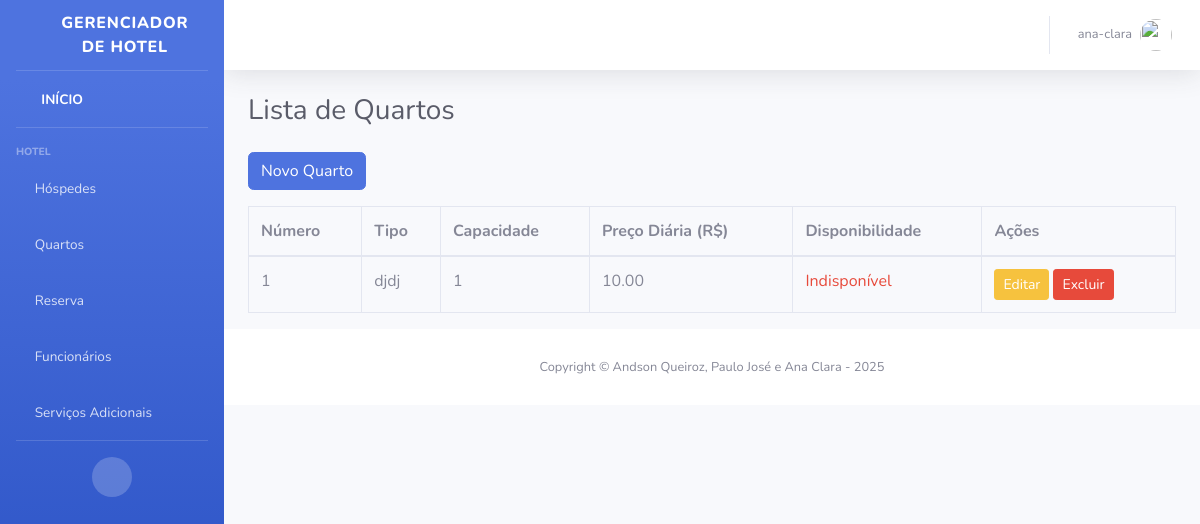
The app's page /quartos (signed in) with its own data.
### quartos/models.py (models this page shows, shortened)
class Quarto(models.Model):
    numero = models.IntegerField(unique=True, primary_key=True)
    tipo = models.CharField(max_length=50)
    capacidade = models.IntegerField()
    disponibilidade = models.BooleanField(default=True)
    preco_diaria = models.DecimalField(max_digits=8, decimal_places=2)

### quartos/views.py (the view)
# urls.py: path('quartos', views.listar_quartos, name='listar_quartos'),
@login_required
def listar_quartos(request):
    quartos = Quarto.objects.all()
    return render(request, 'quartos/listar.html', {'quartos': quartos})

### templates/quartos/listar.html
{% extends 'base.html' %}
{% block content %}
<div class="container-fluid">
  <h1 class="h3 mb-4 text-gray-800">Lista de Quartos</h1>
  <a href="{% url 'cadastrar_quarto' %}" class="btn btn-primary mb-3">Novo Quarto</a>
  <table class="table table-bordered">
    <thead>
      <tr>
        <th>Número</th>
        <th>Tipo</th>
        <th>Capacidade</th>
        <th>Preço Diária (R$)</th>
        <th>Disponibilidade</th>
        <th>Ações</th>
      </tr>
    </thead>
    <tbody>
      {% for quarto in quartos %}
      <tr>
        <td>{{ quarto.numero }}</td>
        <td>{{ quarto.tipo }}</td>
        <td>{{ quarto.capacidade }}</td>
        <td>{{ quarto.preco_diaria }}</td>
          {% if quarto.disponibilidade %}
            <td class="text-success">Disponível</td>
          {% else %}
            <td class="text-danger">Indisponível</td>
          {% endif %}
        <td>
          <a href="{% url 'editar_quarto' quarto.numero %}" class="btn btn-warning btn-sm">Editar</a>
          <a href="{% url 'deletar_quarto' quarto.numero %}" class="btn btn-danger btn-sm" onclick="return confirm('Tem certeza que deseja excluir este quarto?')">Excluir</a>
        </td>
      </tr>
      {% empty %}
      <tr>
        <td colspan="5">Nenhum quarto cadastrado.</td>
      </tr>
      {% endfor %}
    </tbody>
  </table>
</div>
{% endblock %}

### templates/base.html (shortened to what this page needs)
<!DOCTYPE html>
<html lang="en">
{% load static %}
<head>
    <link href="{% static 'vendor/fontawesome-free/css/all.min.css' %}" rel="stylesheet" type="text/css">
    <link href="{% static 'css/sb-admin-2.min.css' %}" rel="stylesheet">
</head>
<body id="page-top d-flex flex-column min-vh-100">
    <div id="wrapper">
        <ul class="navbar-nav bg-gradient-primary sidebar sidebar-dark accordion" id="accordionSidebar">
            <a class="sidebar-brand d-flex align-items-center justify-content-center" href="index.html">
                <div class="sidebar-brand-icon rotate-n-15">
                    <i class="fas fa-laugh-wink"></i>
                </div>
                <div class="sidebar-brand-text mx-3">Gerenciador de HOTEL</div>
            </a>
            <hr class="sidebar-divider my-0">
            <li class="nav-item active">
                <a class="nav-link" href="{% url 'listar_tudo' %}">
                    <i class="fas fa-fw fa-tachometer-alt"></i>
                    <span>INÍCIO</span></a>
            </li>
            <hr class="sidebar-divider">
            <div class="sidebar-heading">
                Hotel
            </div>
            <li class="nav-item">
                <a class="nav-link collapsed" href="#" data-toggle="collapse" data-target="#collapseTwo"
                    aria-expanded="true" aria-controls="collapseTwo">
                    <i class="fas fa-suitcase-rolling"></i>
                    <span>Hóspedes</span>
                </a>
            </li>
            <li class="nav-item">
                <a class="nav-link collapsed" href="#" data-toggle="collapse" data-target="#collapseUtilities"
                    aria-expanded="true" aria-controls="collapseUtilities">
                    <i class="fas fa-bed"></i>
                    <span>Quartos</span>
                </a>
            </li>
            <li class="nav-item">
                <a class="nav-link collapsed" href="#" data-toggle="collapse" data-target="#collapseReserva"
                    aria-expanded="true" aria-controls="collapseReserva">
                    <i class="fas fa-hotel"></i>
                    <span>Reserva</span>
                </a>
            </li>
            <li class="nav-item">
                <a class="nav-link collapsed" href="#" data-toggle="collapse" data-target="#collapseFuncionarios"
                    aria-expanded="true" aria-controls="collapseFuncionarios">
                    <i class="fas fa-user-tie"></i>
                    <span>Funcionários</span>
                </a>
            </li>
             <li class="nav-item">
                <a class="nav-link collapsed" href="#" data-toggle="collapse" data-target="#collapseServicos"
                    aria-expanded="true" aria-controls="collapseServicos">
                    <i class="fas fa-concierge-bell"></i>
                    <span>Serviços Adicionais</span>
                </a>
            </li>
            <hr class="sidebar-divider d-none d-md-block">
            <div class="text-center d-none d-md-inline">
                <button class="rounded-circle border-0" id="sidebarToggle"></button>
            </div>
        </ul>
        <div id="content-wrapper" class="d-flex flex-column">
            <main id="content" class="flex-fill">
                <nav class="navbar navbar-expand navbar-light bg-white topbar mb-4 static-top shadow">
                    <ul class="navbar-nav ml-auto">
                        {% if user.is_authenticated %}
                        <li class="nav-item dropdown no-arrow">
                            <a class="nav-link dropdown-toggle" href="#" id="userDropdown" role="button"
                                data-toggle="dropdown" aria-haspopup="true" aria-expanded="false">
                                <span class="mr-2 d-none d-lg-inline text-gray-600 small">{{ user.username }}</span>
                                <img class="img-profile rounded-circle" src="{% static 'img/undraw_profile.svg' %}">
                            </a>
                        </li>
                    {% else %}
                        <li class="nav-item">
                            <a class="nav-link" href="{% url 'login' %}">Login</a>
                        </li>
                    {% endif %}
                    </ul>
                </nav>
                {% block content %}{% endblock %}
            <footer class="footer sticky-footer bg-white">
                <div class="container my-auto">
                    <div class="copyright text-center my-auto">
                        <span>Copyright &copy; Andson Queiroz, Paulo José e Ana Clara - 2025</span>
                    </div>
                </div>
            </footer>
        </div>
    </div>
</body>
</html>

### records on screen
Quarto: numero "1", tipo "djdj", capacidade "1", preco_diaria "10.00", disponibilidade "Indisponível"

### other values on screen
{{ user.username }} "ana-clara"
